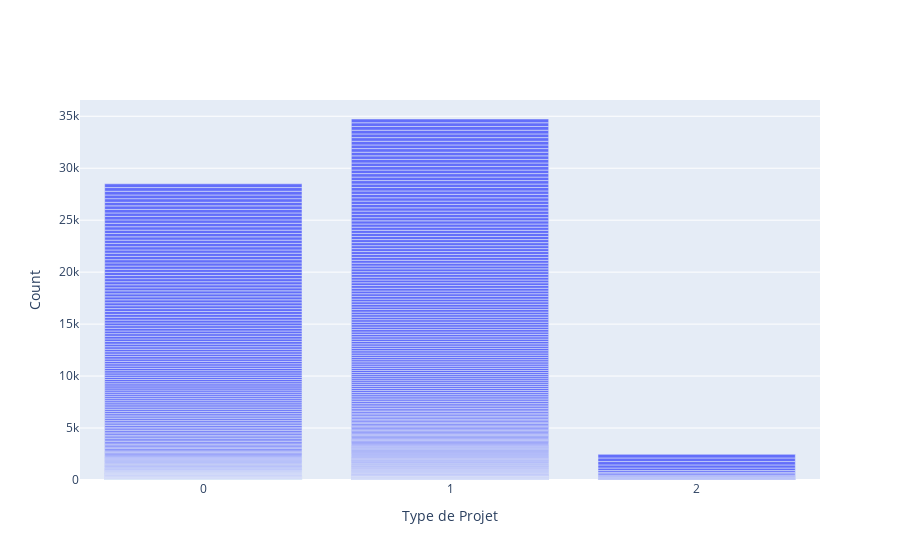

The code cell stored with this chart in its notebook:
### Code cell
fig = go.Figure()
fig.add_trace(go.Bar(
    x=df4["TypeProjet"].values,
    y=df4["TypeProjet"].index,
))
fig.update_yaxes(title='Count')
fig.update_xaxes(title='Type de Projet')
#fig.update_xaxes(categoryorder='total descending')
#fig.update_layout(title=title)
fig.show()

### Figure 1 — Plotly figure (JSON) as saved in the notebook; plotly's stock layout.template omitted (floating-point values rounded to 4 significant figures; data arrays with more than 128 entries replaced by an {"elided": "..."} marker saying what was removed)
{"data": [{"type": "bar", "x": {"elided": "363 int values"}, "y": {"elided": "363 int values"}}], "layout": {"xaxis": {"title": {"text": "Type de Projet"}}, "yaxis": {"title": {"text": "Count"}}}}
